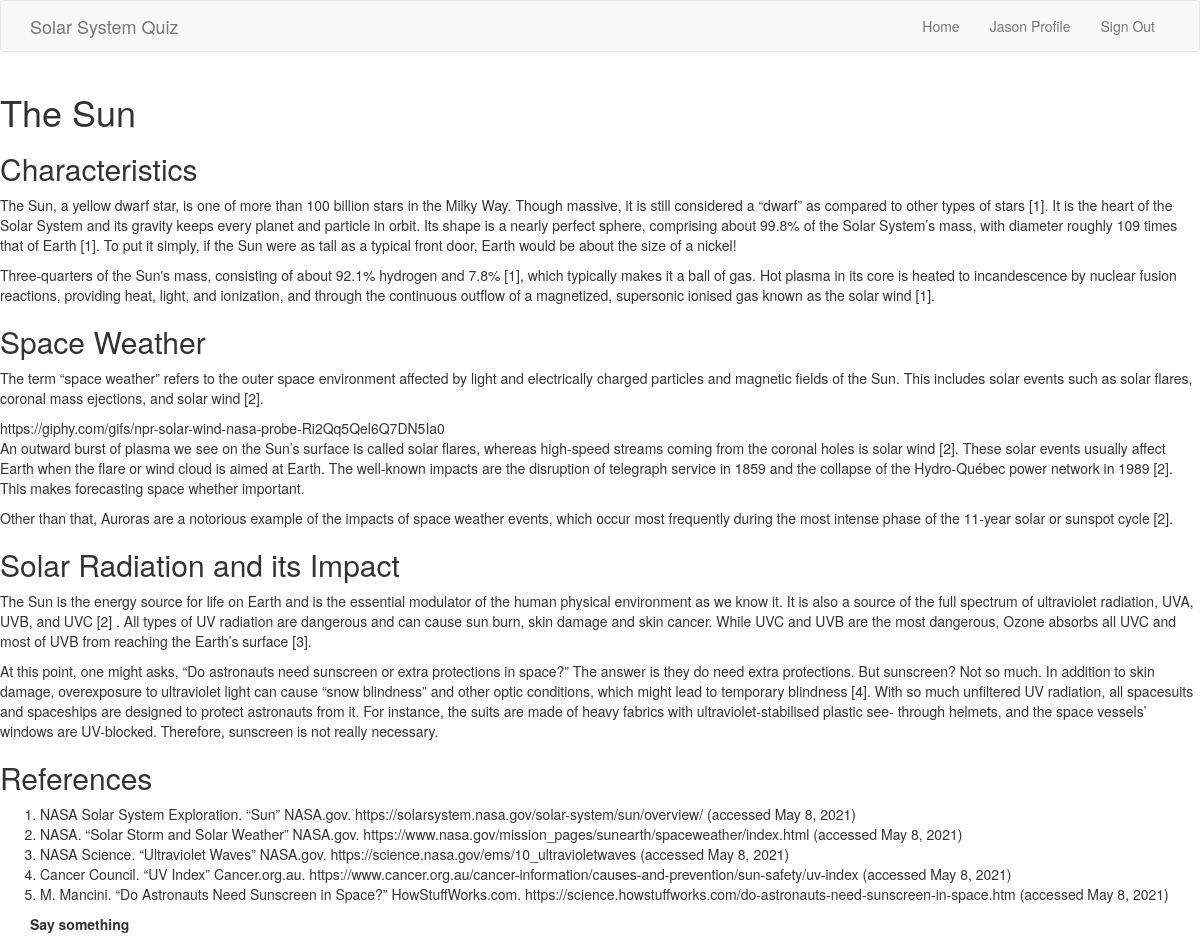
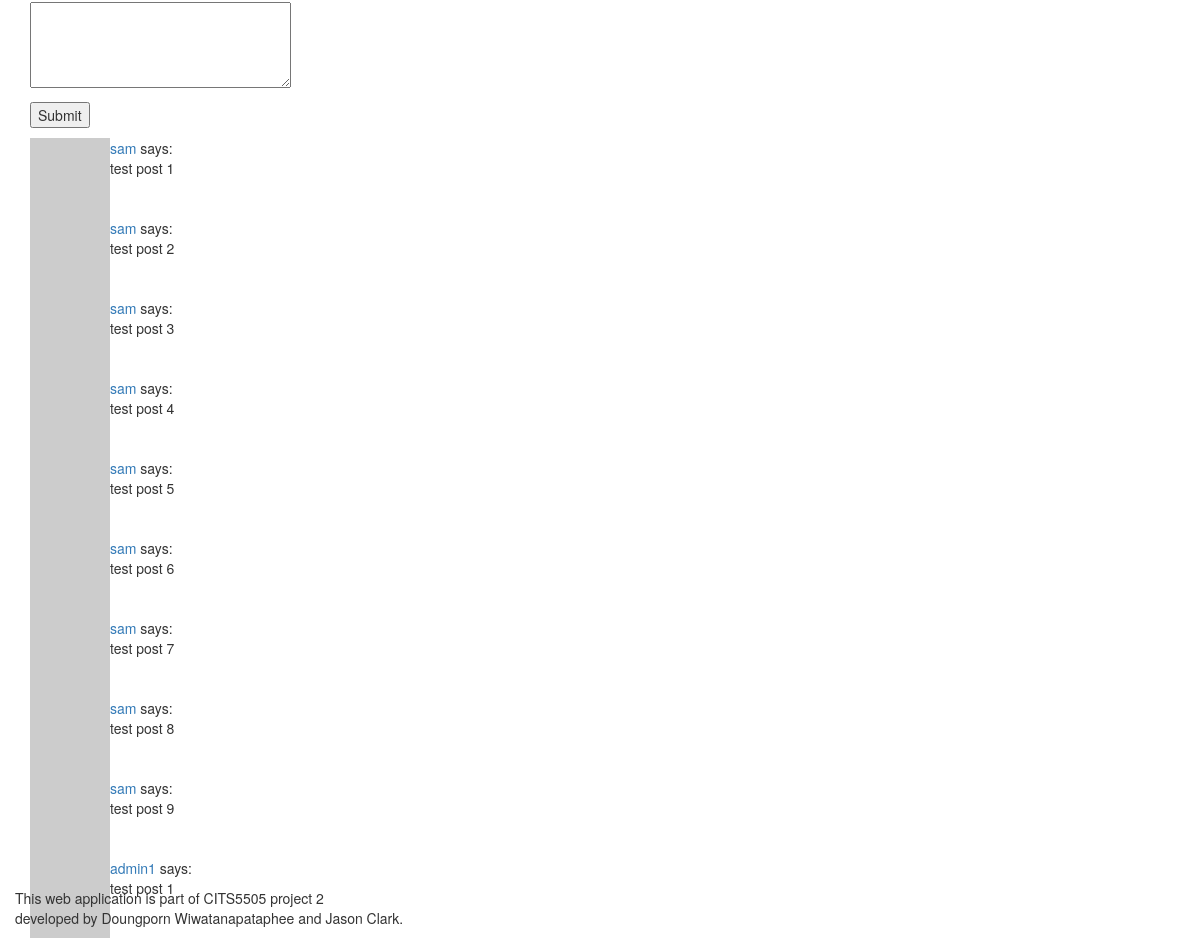
The page /learning_module/sun (signed in) on the database its author committed (2 pictures, top to bottom).
### app/models.py (models this page shows, shortened)
class User(UserMixin, db.Model):
    __tablename__ = 'user_table'
    id = db.Column(db.Integer, primary_key=True)
    username = db.Column(db.String(64), index=True, unique=True)
    user_type = db.Column(db.String(64))
    email = db.Column(db.String(120), index=True, unique=True)
    password_hash = db.Column(db.String(128))
    posts = db.relationship('Post', backref='author', lazy='dynamic')
    about_me = db.Column(db.String(140))
    last_seen = db.Column(db.DateTime, default=datetime.utcnow)
    score_child = db.relationship("Score", backref = 'user_parent')
    quiz_unlocked = db.Column(db.Integer, default=0)
    def avatar(self, size):
      digest = md5(self.email.lower().encode('utf-8')).hexdigest()
      return 'https://www.gravatar.com/avatar/{}?d=identicon&s={}'.format(digest, size)

class Post(db.Model):
    id = db.Column(db.Integer, primary_key=True)
    user_id = db.Column(db.Integer, db.ForeignKey('user_table.id')) #user.id
    body = db.Column(db.String(140))
    timestamp = db.Column(db.DateTime, index=True, default=datetime.utcnow)
    page = db.Column(db.String)
    upvotes = db.Column(db.Integer, default=0)
    downvotes = db.Column(db.Integer, default=0)

### app/routes.py (the view, shortened to what this page needs)
@app.route('/learning_module/<module>', methods=['GET', 'POST'])
@login_required
def learning_module(module):
  page = request.args.get('page', 1, type=int)
  posts = Post.query.filter_by(page=module).paginate(
    page, app.config['POSTS_PER_PAGE'], False)
  form = PostForm()
  return render_template('modules/learning_module.html', module=module, posts=posts.items, form=form)

### app/forms.py
class PostForm(FlaskForm):
  post = TextAreaField('Say something', validators=[
    DataRequired(), Length(min=1, max=140)])
  submit = SubmitField('Submit')

### app/models.py (called while the page is built)
@login.user_loader
def load_user(id):
    return User.query.get(int(id))

### app/routes.py (called while the page is built)
@app.before_request
def before_request():
    from_zone = tz.tzutc()
    to_zone = tz.tzlocal()
    utc = datetime.utcnow()
    utc = utc.replace(tzinfo=from_zone)
    central = utc.astimezone(to_zone)   # convert to local timezone
    if current_user.is_authenticated:
        current_user.last_seen = central
        db.session.commit()

### app/templates/modules/learning_module.html (shortened to what this page needs)
{% extends 'base.html' %}
{% block body %}
{% include 'modules/_{}.html'.format(module) %}
<div class="container">
{% set page='modules/_{}.html'.format(module) %}
  {% if form %}
  <form action="" id=module method="post">
    <p>
      {{ form.post.label }}<br>
      {{ form.post(cols=32, rows=4) }}<br>
    </p>
    <p>{{ form.submit() }}</p>
  </form>
  {% endif %}
  {% for post in posts %}
    {% include '_post.html' %}
  {% endfor %}
</div>
{% endblock %}

### app/templates/base.html (shortened to what this page needs)
<!DOCTYPE html>
<html lang="en">
<head>
    <link rel="stylesheet" href="https://maxcdn.bootstrapcdn.com/bootstrap/3.4.1/css/bootstrap.min.css">
    <link rel="stylesheet" href="https://cdnjs.cloudflare.com/ajax/libs/font-awesome/4.7.0/css/font-awesome.min.css">
</head>
<body>
    {% block navbar %}
    <nav class="navbar navbar-default">
        <div class="container">
            <div class="navbar-header">
                <a class="navbar-brand" href="{{ url_for('home') }}">Solar System Quiz</a>
            </div>
            <div class="collapse navbar-collapse" id="bs-example-navbar-collapse-1">
                <ul class="nav navbar-nav navbar-right">
                    {% if current_user.is_authenticated %}
                    <li><a href="{{ url_for('home') }}">Home</a></li>
                    <li><a href="{{ url_for('user_profile', username=current_user.username) }}">{{ current_user.username }} Profile</a></li>
                    <li><a href="{{ url_for('logout') }}">Sign Out</a></li>
                    {% else %}
                    <li><a href="{{ url_for('home') }}">Home</a></li>
                    <li><a href="{{ url_for('login') }}">Login</a></li>
                    <li><a href="{{ url_for('register') }}">Register</a></li>
                    {% endif %}
                </ul>
            </div>
        </div>
    </nav>
    {% endblock %}
    {% block body %}{% endblock %}
    <div class="container" style='bottom:0; position:absolute; '>
        <p>This web application is part of CITS5505 project 2 <br>
           developed by Doungporn Wiwatanapataphee and Jason Clark.</p>
</body>
</html>

### app/templates/_post.html (shortened to what this page needs)
<table>
  <tr valign="top">
    <td><img src="{{ post.author.avatar(36) }}"></td>
    <td>
      <a href="{{ url_for('user_profile', username=post.author.username) }}">
        {{ post.author.username }}
      </a>
      says:<br>{{ post.body }}
    </td>
  </tr>
</table>

### rows shown on the page
User: username "Jason"
Post: author.username "sam", body "test post 1"
Post: author.username "sam", body "test post 2"
Post: author.username "sam", body "test post 3"
Post: author.username "sam", body "test post 4"
Post: author.username "sam", body "test post 5"
Post: author.username "sam", body "test post 6"
Post: author.username "sam", body "test post 7"
Post: author.username "sam", body "test post 8"
Post: author.username "sam", body "test post 9"
Post: author.username "admin1", body "test post 1"
